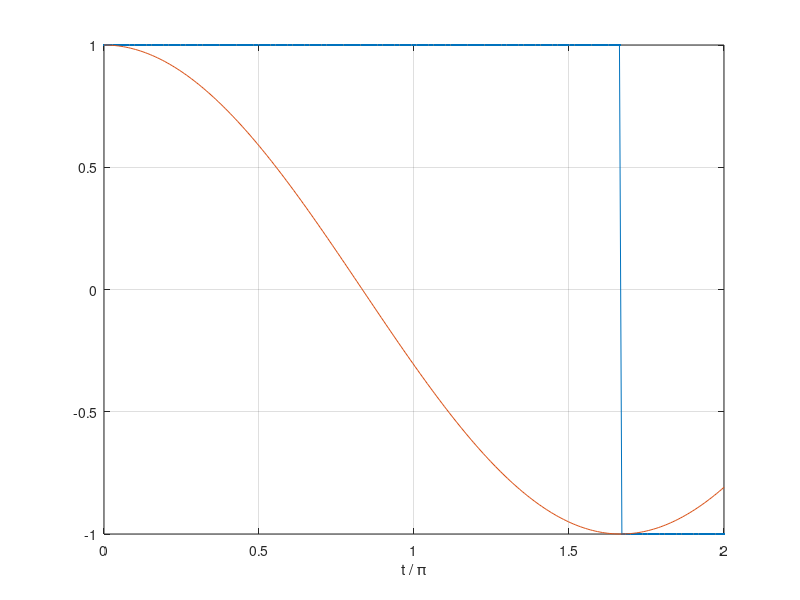

The MATLAB script that drew this image: (Note: this script raises an error after producing the figure.)
clc;
clear;
close all;

% pulse 1 - cosine squared
T= 2*pi;
N = 256;
t = linspace(0, T, N);
x = square(0.6*t);
plot(t/pi, x, '.-', t/pi, cos(0.6*t))
xlabel('t / \pi')
grid on

X = fourier(x);

figure()
bar(abs(X))
n_arr = [1,3,5,10];

xt = X';
figure()
for i=1:length(n_arr)
    rex = wavsyn(n_arr(i), X);
    plot(rex)
    hold on
end

legend('1', '3', '5', '10')


for i=1:N
    fprintf('C(%d) ',i-1)
    fprintf(num2str(xt(i)))
    fprintf(' |C(%d)| ',i-1)
    fprintf(num2str(abs(xt(i))))
    fprintf('\n')
    fprintf('\n')
end




%% pulse 2 - duty 25%

clc;
clear;
close all;

N=256;
T= 2*pi;

t = linspace(0, T, N);

pulsewidth = 1e-0;
pulseperiods = [0:2*pi]*4e-0;

x = pulstran(t,pulseperiods,@rectpuls,pulsewidth);

plot(t,x)


X = fourier(x);
figure()
bar(abs(X))

n_arr = [1,3,5,10];

xt = X';
figure()
for i=1:length(n_arr)
    rex = wavsyn(n_arr(i), X);
    plot(rex)
    hold on
end

legend('1', '3', '5', '10')


for i=1:N
    fprintf('C(%d) ',i-1)
    fprintf(num2str(xt(i)))
    fprintf(' |C(%d)| ',i-1)
    fprintf(num2str(abs(xt(i))))
    fprintf('\n')
    fprintf('\n')
end



%% pulse 3 - duty 12.5%

clc;
clear;
close all;

N=256;
T= 2*pi;

t = linspace(0, T, N);

pulsewidth = 0.5e-0;
pulseperiods = [0:2*pi]*4e-0;

x = pulstran(t,pulseperiods,@rectpuls,pulsewidth);

plot(t,x)


X = fourier(x);
figure()
bar(abs(X))

n_arr = [1,3,5,10];

xt = X';
figure()
for i=1:length(n_arr)
    rex = wavsyn(n_arr(i), X);
    plot(rex)
    hold on
end

legend('1', '3', '5', '10')


for i=1:N
    fprintf('C(%d) ',i-1)
    fprintf(num2str(xt(i)))
    fprintf(' |C(%d)| ',i-1)
    fprintf(num2str(abs(xt(i))))
    fprintf('\n')
    fprintf('\n')
end


%% pulse 4 - one cycle sine

clc;
clear;
close all;

N=256;
T= 2*pi;

Fs = N/T;
t = linspace(0, T, N);
x = sin(2*pi*Fs*t);
figure();
plot(t,x)
X = fourier(x);

figure()
bar(abs(X))

n_arr = [1,3,5,10];

xt = X';
figure()
for i=1:length(n_arr)
    rex = wavsyn(n_arr(i), X);
    plot(rex)
    hold on
end

legend('1', '3', '5', '10')




for i=1:N
    fprintf('C(%d) ',i-1)
    fprintf(num2str(xt(i)))
    fprintf(' |C(%d)| ',i-1)
    fprintf(num2str(abs(xt(i))))
    fprintf('\n')
    fprintf('\n')
end


%% pulse 5 - two cycle sine

clc;
clear;
close all;

N=256;
T= 2*pi;

Fs = N/T;
t = linspace(0, T, N);
x = sin(2*2*pi*Fs*t);
figure();
plot(t,x)
X = fourier(x);


figure()
bar(abs(X))

n_arr = [1,3,5,10];

xt = X';
figure()
for i=1:length(n_arr)
    rex = wavsyn(n_arr(i), X);
    plot(rex)
    hold on
end

legend('1', '3', '5', '10')

for i=1:N
    fprintf('C(%d) ',i-1)
    fprintf(num2str(xt(i)))
    fprintf(' |C(%d)| ',i-1)
    fprintf(num2str(abs(xt(i))))
    fprintf('\n')
    fprintf('\n')
end


%% pulse 6 - triangle

clc;
clear;
close all;

N=256;
T= 2*pi;

Fs = N/T;
t = 0:1/Fs:T-1/Fs;
y = sawtooth(2*pi*t,1/2);


spread = abs(max(y) - min(y));
nexttile;
floor = max(y) - 0.25 * spread;
x = y;
x(x<floor) = floor;
plot(t,x);
title('25% Duty Cycle');


X = fourier(x);


figure()
bar(abs(X))


n_arr = [1,3,5,10];

xt = X';
figure()
for i=1:length(n_arr)
    rex = wavsyn(n_arr(i), X);
    plot(rex)
    hold on
end

legend('1', '3', '5', '10')


for i=1:N
    fprintf('C(%d) ',i-1)
    fprintf(num2str(xt(i)))
    fprintf(' |C(%d)| ',i-1)
    fprintf(num2str(abs(xt(i))))
    fprintf('\n')
    fprintf('\n')
end





